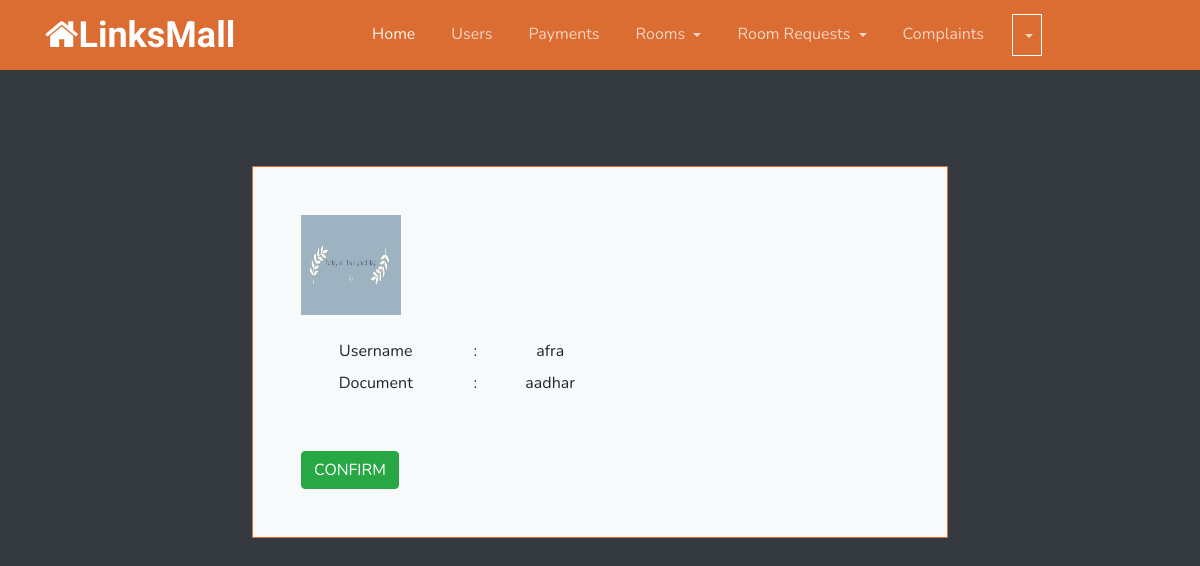
The page /admin/apprvlcnfrmtiondt.php?id=1 on the database its author committed.
### tables this page shows
CREATE TABLE `upload_tb` (
  `id` int(11) NOT NULL,
  `user_id` int(11) NOT NULL,
  `photo` varchar(150) NOT NULL,
  `type` varchar(50) NOT NULL,
  `status` varchar(50) NOT NULL
);

CREATE TABLE `user_tb` (
  `id` int(11) NOT NULL,
  `username` varchar(30) NOT NULL,
  `name` varchar(30) NOT NULL,
  `email` varchar(30) NOT NULL,
  `phno` varchar(15) NOT NULL,
  `password` varchar(30) NOT NULL,
  `address` varchar(50) NOT NULL,
  `status` varchar(50) NOT NULL
);

### admin/apprvlcnfrmtiondt.php (the view)
<?php
include('adminheader.php');
?> <div class="container  mt-5 p-5">
<?php
include('../connection.php');
$id=$_GET['id'];
$query="select * from upload_tb inner join user_tb  on user_tb.id=upload_tb.user_id where upload_tb.user_id=$id";
$res=mysqli_query($conn,$query);
$row=mysqli_fetch_array($res);
if(mysqli_num_rows($res)>0)
{
?>
        <div class="col-md-8 offset-2 text-center border border-primary  bg-light p-5 ">
<div class="col">
                <div class="row">
                <a href="../images/<?php echo $row['photo'];?>" title="Click to download" download>
                <img src="../images/<?php echo $row['photo'];?>" height="100" width="100">
                </a>
                </div>
                <div class="row pt-4">
                        <div class="col-md-3">
                        <label>Username</label>
                        </div>
                        <div class="col-md-1">:</div>
                        <div class="col-md-2">
                        <?php echo $row['username'];?>
                        </div>
                </div>
  <div class="row">
                        <div class="col-md-3">
                        <label>Document</label>
                        </div>
                        <div class="col-md-1">:</div>
                        <div class="col-md-2">
                        <?php echo $row['type'];?>
                        </div>
                </div>
        <div class="row pt-5">
               <a href="cnfrmapp.php?id=<?php echo $row['id'];?>" class="btn btn-success">CONFIRM</a>
        </div>
</div>
</div>
</div>
<?php
}
else
{
     ?>         <div class="col-md-8 offset-2 text-center border border-primary p-5 ">
     <h5 class="text-white">No Uploaded data..</h5>
</div>
     <?php
}
?>
</html>

### rows shown on the page
upload_tb: photo (picture), type "aadhar"
user_tb: username "afra"
